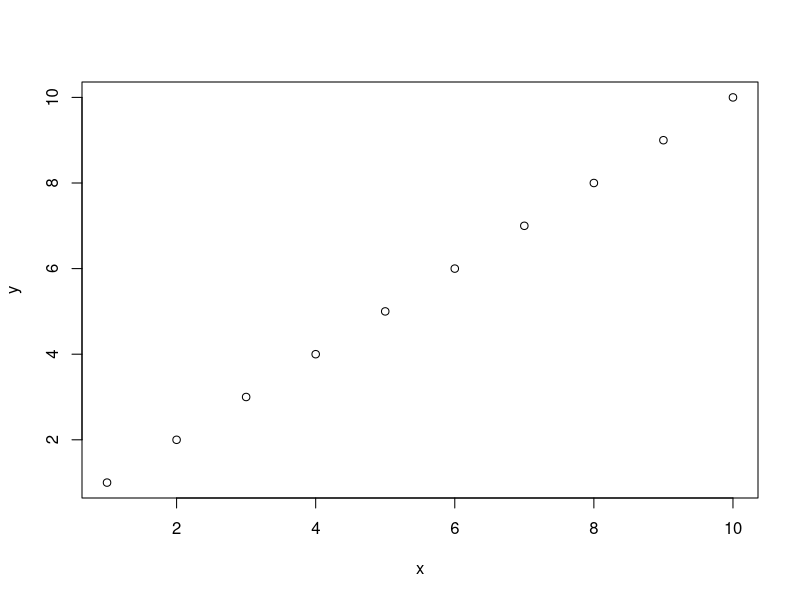
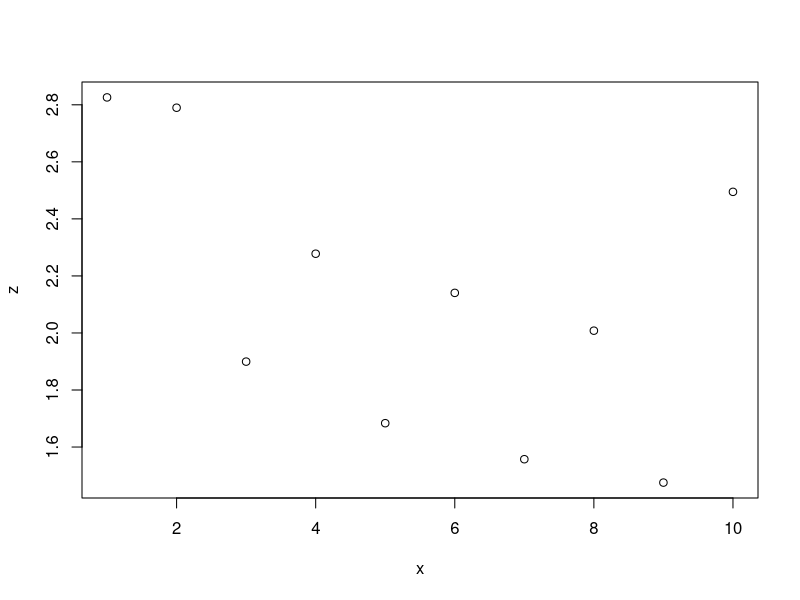

R code for these plots, in order:
# first script  

x <- 1:10
y <- 1:10

plot(x,y)


z <- rnorm(10, 2, 0.5)
plot(x,z)

xy <- data.frame(x,y)

head(xy)

write.table(xy, file="xy.csv", sep = ",")

# say all sorts of things here
